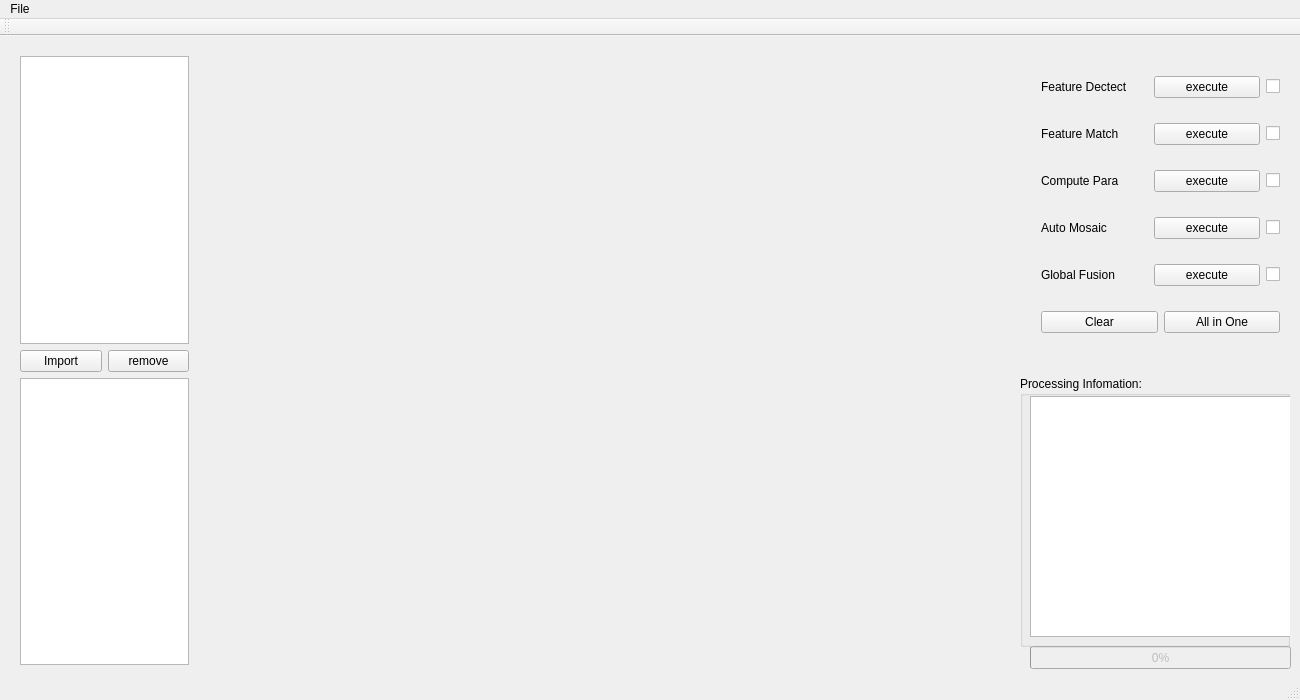
<?xml version="1.0" encoding="UTF-8"?>
<ui version="4.0">
 <class>MainWindow</class>
 <widget class="QMainWindow" name="MainWindow">
  <property name="geometry">
   <rect>
    <x>0</x>
    <y>0</y>
    <width>1300</width>
    <height>700</height>
   </rect>
  </property>
  <property name="windowTitle">
   <string>MainWindow</string>
  </property>
  <widget class="QWidget" name="centralWidget">
   <widget class="QLabel" name="lbl_mainDisplay">
    <property name="geometry">
     <rect>
      <x>210</x>
      <y>10</y>
      <width>800</width>
      <height>600</height>
     </rect>
    </property>
    <property name="text">
     <string/>
    </property>
   </widget>
   <widget class="QGroupBox" name="groupBox">
    <property name="geometry">
     <rect>
      <x>1020</x>
      <y>340</y>
      <width>270</width>
      <height>271</height>
     </rect>
    </property>
    <property name="title">
     <string>Processing Infomation:</string>
    </property>
    <widget class="QListView" name="lv_proinfo">
     <property name="geometry">
      <rect>
       <x>10</x>
       <y>20</y>
       <width>261</width>
       <height>241</height>
      </rect>
     </property>
     <property name="sizePolicy">
      <sizepolicy hsizetype="Expanding" vsizetype="Expanding">
       <horstretch>0</horstretch>
       <verstretch>0</verstretch>
      </sizepolicy>
     </property>
    </widget>
   </widget>
   <widget class="QWidget" name="verticalLayoutWidget">
    <property name="geometry">
     <rect>
      <x>1030</x>
      <y>10</y>
      <width>261</width>
      <height>321</height>
     </rect>
    </property>
    <layout class="QVBoxLayout" name="verticalLayout">
     <item>
      <layout class="QHBoxLayout" name="horizontalLayout">
       <item>
        <widget class="QLabel" name="label_2">
         <property name="text">
          <string>Feature Dectect</string>
         </property>
        </widget>
       </item>
       <item>
        <widget class="QPushButton" name="pb_fDectect">
         <property name="text">
          <string>execute</string>
         </property>
        </widget>
       </item>
       <item>
        <widget class="QCheckBox" name="cb_fdetect">
         <property name="sizePolicy">
          <sizepolicy hsizetype="Fixed" vsizetype="Fixed">
           <horstretch>0</horstretch>
           <verstretch>0</verstretch>
          </sizepolicy>
         </property>
         <property name="text">
          <string/>
         </property>
        </widget>
       </item>
      </layout>
     </item>
     <item>
      <layout class="QHBoxLayout" name="horizontalLayout_6">
       <item>
        <widget class="QLabel" name="label_3">
         <property name="text">
          <string>Feature Match</string>
         </property>
        </widget>
       </item>
       <item>
        <widget class="QPushButton" name="pb_fMatch">
         <property name="text">
          <string>execute</string>
         </property>
        </widget>
       </item>
       <item>
        <widget class="QCheckBox" name="cb_fmatch">
         <property name="sizePolicy">
          <sizepolicy hsizetype="Fixed" vsizetype="Fixed">
           <horstretch>0</horstretch>
           <verstretch>0</verstretch>
          </sizepolicy>
         </property>
         <property name="text">
          <string/>
         </property>
        </widget>
       </item>
      </layout>
     </item>
     <item>
      <layout class="QHBoxLayout" name="horizontalLayout_8">
       <item>
        <widget class="QLabel" name="label_4">
         <property name="text">
          <string>Compute Para</string>
         </property>
        </widget>
       </item>
       <item>
        <widget class="QPushButton" name="pb_computeH">
         <property name="text">
          <string>execute</string>
         </property>
        </widget>
       </item>
       <item>
        <widget class="QCheckBox" name="cb_computeH">
         <property name="sizePolicy">
          <sizepolicy hsizetype="Fixed" vsizetype="Fixed">
           <horstretch>0</horstretch>
           <verstretch>0</verstretch>
          </sizepolicy>
         </property>
         <property name="text">
          <string/>
         </property>
        </widget>
       </item>
      </layout>
     </item>
     <item>
      <layout class="QHBoxLayout" name="horizontalLayout_5">
       <item>
        <widget class="QLabel" name="label_6">
         <property name="text">
          <string>Auto Mosaic</string>
         </property>
        </widget>
       </item>
       <item>
        <widget class="QPushButton" name="pb_autoMosaic">
         <property name="text">
          <string>execute</string>
         </property>
        </widget>
       </item>
       <item>
        <widget class="QCheckBox" name="cb_Mosaic">
         <property name="sizePolicy">
          <sizepolicy hsizetype="Fixed" vsizetype="Fixed">
           <horstretch>0</horstretch>
           <verstretch>0</verstretch>
          </sizepolicy>
         </property>
         <property name="text">
          <string/>
         </property>
        </widget>
       </item>
      </layout>
     </item>
     <item>
      <layout class="QHBoxLayout" name="horizontalLayout_3">
       <item>
        <widget class="QLabel" name="label_8">
         <property name="text">
          <string>Global Fusion</string>
         </property>
        </widget>
       </item>
       <item>
        <widget class="QPushButton" name="pb_fushion">
         <property name="text">
          <string>execute</string>
         </property>
        </widget>
       </item>
       <item>
        <widget class="QCheckBox" name="cb_fusion">
         <property name="sizePolicy">
          <sizepolicy hsizetype="Fixed" vsizetype="Fixed">
           <horstretch>0</horstretch>
           <verstretch>0</verstretch>
          </sizepolicy>
         </property>
         <property name="text">
          <string/>
         </property>
        </widget>
       </item>
      </layout>
     </item>
     <item>
      <layout class="QHBoxLayout" name="horizontalLayout_4">
       <item>
        <widget class="QPushButton" name="pb_QuitProcess">
         <property name="text">
          <string>Clear</string>
         </property>
        </widget>
       </item>
       <item>
        <widget class="QPushButton" name="pb_AllinOne">
         <property name="text">
          <string>All in One</string>
         </property>
        </widget>
       </item>
      </layout>
     </item>
    </layout>
   </widget>
   <widget class="QWidget" name="verticalLayoutWidget_2">
    <property name="geometry">
     <rect>
      <x>9</x>
      <y>9</y>
      <width>191</width>
      <height>631</height>
     </rect>
    </property>
    <layout class="QVBoxLayout" name="verticalLayout_2">
     <item>
      <widget class="QTableView" name="lv_files"/>
     </item>
     <item>
      <layout class="QHBoxLayout" name="horizontalLayout_9">
       <item>
        <widget class="QPushButton" name="pb_import">
         <property name="text">
          <string>Import</string>
         </property>
        </widget>
       </item>
       <item>
        <widget class="QPushButton" name="pb_remove">
         <property name="text">
          <string>remove</string>
         </property>
        </widget>
       </item>
      </layout>
     </item>
     <item>
      <widget class="QTreeView" name="tv_imgGroup"/>
     </item>
    </layout>
   </widget>
   <widget class="QProgressBar" name="progressBar">
    <property name="enabled">
     <bool>false</bool>
    </property>
    <property name="geometry">
     <rect>
      <x>1030</x>
      <y>610</y>
      <width>261</width>
      <height>23</height>
     </rect>
    </property>
    <property name="value">
     <number>0</number>
    </property>
   </widget>
  </widget>
  <widget class="QMenuBar" name="menuBar">
   <property name="geometry">
    <rect>
     <x>0</x>
     <y>0</y>
     <width>1300</width>
     <height>25</height>
    </rect>
   </property>
   <widget class="QMenu" name="menuFile">
    <property name="title">
     <string>File</string>
    </property>
    <addaction name="actionImport"/>
    <addaction name="actionExit"/>
   </widget>
   <addaction name="menuFile"/>
  </widget>
  <widget class="QToolBar" name="mainToolBar">
   <attribute name="toolBarArea">
    <enum>TopToolBarArea</enum>
   </attribute>
   <attribute name="toolBarBreak">
    <bool>false</bool>
   </attribute>
  </widget>
  <widget class="QStatusBar" name="statusBar"/>
  <action name="actionImport">
   <property name="text">
    <string>Import...</string>
   </property>
  </action>
  <action name="actionExit">
   <property name="text">
    <string>Exit</string>
   </property>
  </action>
 </widget>
 <layoutdefault spacing="6" margin="11"/>
 <resources/>
 <connections/>
</ui>
